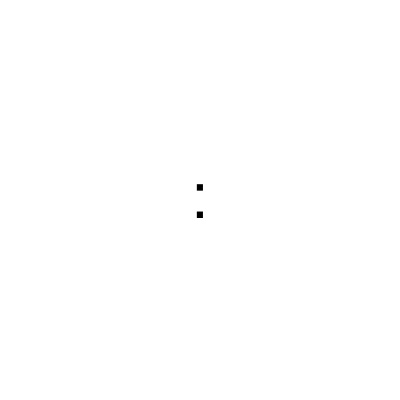
Frame 1 (no input)
Frame 60 (no input): identical to frame 1, image omitted
Frame 120 (the mouse pressed at the canvas centre since frame 60): identical to frame 1, image omitted

The p5.js sketch that drew this single still picture (run headless with seeded random() and noise() and a simulated clock; from frame 60 on, the mouse is pressed at the canvas centre):

// p5.js sketch
// ── sketch.js
function setup() {
    createCanvas(400, 400);
  }
  
  function draw() {
    background("white");
    fill("black");
    textSize(64);
    textAlign(CENTER, CENTER)
    
    let maximo = width;
    let minimo = 0;
    let palavra = ":(";
    let quantidade = map(mouseX, 0, width, 1, palavra.length);
    let parcial = palavra.substring(0,quantidade);
    text(parcial,200,200);
    
  //  if(mouseX < 50){
  //    let palavra = ":(";
  //    text(palavra, 200, 200);
  //  } else {
  //    let palavra = ":(";
  //    text(palavra, 200, 200);
  //  }
  }
  
// ── Mon.html
function setup() {
  createCanvas(400, 400);
}

function draw() {
  background("white");
  fill("black");
  textSize(64);
  textAlign(CENTER, CENTER)
  
  let maximo = width;
  let minimo = 0;
  let palavra = ":(";
  let quantidade = map(mouseX, 0, width, 1, palavra.length);
  let parcial = palavra.substring(0,quantidade);
  text(parcial,200,200);
  
//  if(mouseX < 50){
//    let palavra = ":(";
//    text(palavra, 200, 200);
//  } else {
//    let palavra = ":(";
//    text(palavra, 200, 200);
//  }
}
